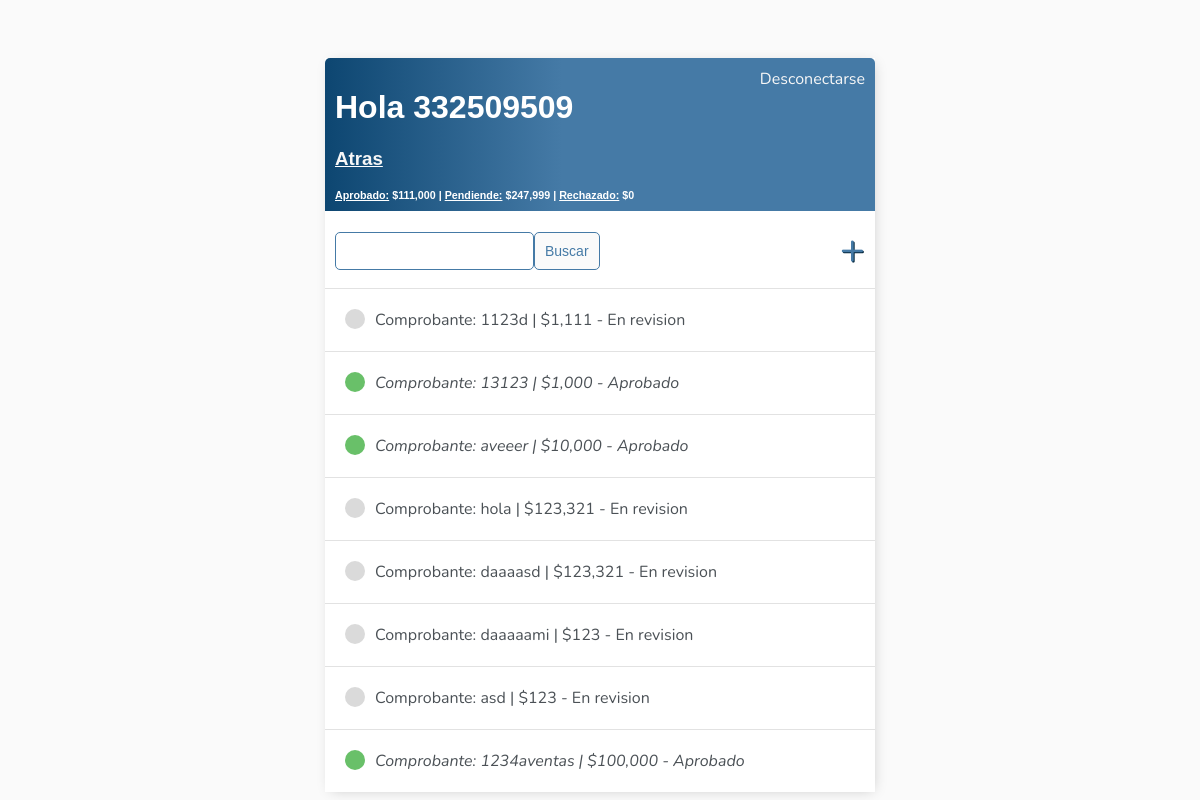
The page /pagos/preventas/1 (signed in) on the database as committed earlier.
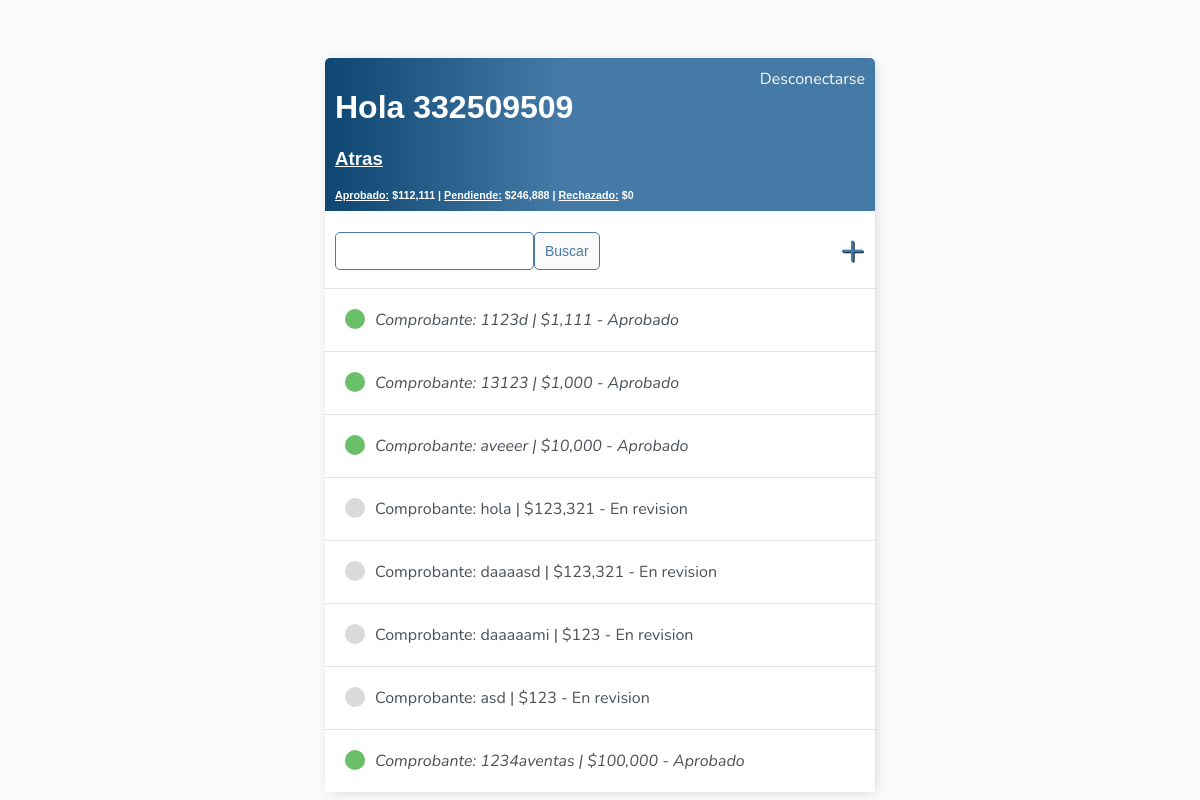
The same page on the database as committed later.
### pagos/models.py (models this page shows, shortened)
class Pago(models.Model):
    preventa = models.ForeignKey(Preventa, on_delete=models.CASCADE, blank=True, null=True)
    numero_comprobante = models.CharField(max_length=50,unique=True)
    depositante_cuit = models.IntegerField(verbose_name='Datos Depositante',blank=True,null=True)
    monto = models.IntegerField()
    comprobante = models.ImageField(upload_to=save_path)
    motivo_rechazo = models.TextField(null=True,blank=True, max_length=1000)
    choices = [('1Pendiente','Pendiente'),('2Aprobado','Aprobado'),('3Rechazado','Rechazado')]
    estado = models.CharField(choices=choices, max_length=30, blank=True,default='1Pendiente')
    fecha_carga = models.DateTimeField(auto_now_add=True, blank=True, null=True)
    fecha_aprobado = models.DateTimeField(blank=True, null=True)
    acreditado = models.BooleanField(default=False)
    class Meta:
        verbose_name = 'pago'
        verbose_name_plural = 'pagos'

### pagos/views.py (the view)
# urls.py: path('preventas/<int:pk>', views.ListaPagosPreventa.as_view(),name='lista-pagos-preventa'),
class ListaPagosPreventa(LoginRequiredMixin, ListView):
    model = Pago
    template_name = 'pagos/pago_list.html'
    context_object_name = "pagos"
    def get_queryset(self):
        return Pago.objects.filter(preventa_id=self.kwargs['pk']).all()
    def get_context_data(self, **kwargs):
        context = super().get_context_data(**kwargs)
        context['pagos']= Pago.objects.filter(preventa_id=self.kwargs['pk'])
        context['monto_aprobado']= context['pagos'].filter(estado='2Aprobado').aggregate(Sum('monto'))['monto__sum']
        context['monto_pendiente']= context['pagos'].filter(estado='1Pendiente').aggregate(Sum('monto'))['monto__sum']
        context['monto_rechazado']= context['pagos'].filter(estado='3Rechazado').aggregate(Sum('monto'))['monto__sum']
        search = self.request.GET.get('search-area') or ''
        context['pagos'] = context['pagos'].filter(numero_comprobante__icontains=search)
        return context

### pagos/templates/pagos/pago_list.html
{% extends 'tareas/base.html' %}
{% block content %}
{% load humanize %}
<div class="header-bar">
    <div>
        <div >
            <h1>Hola {{request.user|title}}</h1>
            <u><a href="{% url 'pagos_preventa' %}"><h3 style="margin-right: 20px; display: flex;">Atras</h3></a></u>
            <h6 style="margin:0"><u>Aprobado:</u> ${{monto_aprobado|default:"0"|intcomma:2}} | <u>Pendiende:</u> ${{monto_pendiente|default:"0"|intcomma:2}} | <u>Rechazado:</u> ${{monto_rechazado|default:"0"|intcomma:2}}</h6>
        </div>
    </div>
    {% if request.user.is_authenticated %}
    <a href="{% url 'logout' %}">Desconectarse</a>
    {% else %}
    <a href="{% url 'login' %}">Conectarse</a>
    {% endif %}
</div>
<div id="search-add-wraper">
    <form method="GET" style="margin-top: 3px; display:flex;">
        <input type="text" name="search-area" value="{{search_input}}">
        <input class= 'button' type="submit" value="Buscar">
    </form>
    <a id="add-link" href="{% url 'crear-pago' %}">&#x2b;</a>
</div>
<div class="task-items-wraper">
    {% for pago in pagos %}
        <div class="task-wraper">
            {% if pago.estado == '2Aprobado' %}
                <div class="task-title">
                    <div class="task-complete-icon"></div>
                    <i><a href="{% url 'actualizar-pago' pk=pago.id %}">Comprobante: {{pago.numero_comprobante}} | ${{pago.monto|intcomma:2}} - Aprobado</a></i>
                </div>
            {% elif pago.estado == '3Rechazado' %}
                <div class="task-title">
                    <div class="task-rejected-icon"></div>
                    <s><a href="{% url 'actualizar-pago' pk=pago.id %}">Comprobante: {{pago.numero_comprobante}}</s> | ${{pago.monto|intcomma:2}} - Rechazado</a>
                </div>
            {% else %}
                <div class="task-title">
                    <div class="task-incomplete-icon"></div>
                    <a href="{% url 'actualizar-pago' pk=pago.id %}">Comprobante: {{pago.numero_comprobante}} | ${{pago.monto|intcomma:2}} - En revision</a>
                </div>
            {% endif %}
        </div>
    {% empty %}
    <h3>No hay pagos Registrados</h3>
    {% endfor %}
</div>
{% endblock content%}

Rows that differ between the two databases and show on the page:
changed Pago (number 1 of 8 on the later page): estado "- En revision" → "- Aprobado"
Other text that changed with them:
{{ monto_aprobado|default:"0"|intcomma:2 }}: "111,000" → "112,111"
{{ monto_pendiente|default:"0"|intcomma:2 }}: "247,999" → "246,888"
